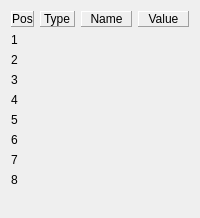
     <widget class="QWidget" name="tabRotarySwitches">
      <attribute name="title">
       <string>Rotary Switches</string>
      </attribute>
      <layout class="QGridLayout" name="grid_tabRotarySwitches" rowstretch="0,10,10,10,10,10,10,10,10,40" columnstretch="5,5,40,40">
       <item row="0" column="0">
        <widget class="QLabel" name="rota_label_104">
         <property name="frameShape">
          <enum>QFrame::Panel</enum>
         </property>
         <property name="frameShadow">
          <enum>QFrame::Raised</enum>
         </property>
         <property name="midLineWidth">
          <number>0</number>
         </property>
         <property name="text">
          <string>Pos</string>
         </property>
         <property name="alignment">
          <set>Qt::AlignCenter</set>
         </property>
         <property name="margin">
          <number>3</number>
         </property>
        </widget>
       </item>
       <item row="0" column="1">
        <widget class="QLabel" name="rota_label_119">
         <property name="frameShape">
          <enum>QFrame::Panel</enum>
         </property>
         <property name="frameShadow">
          <enum>QFrame::Raised</enum>
         </property>
         <property name="text">
          <string>Type</string>
         </property>
        </widget>
       </item>
       <item row="0" column="2">
        <widget class="QLabel" name="rota_label_109">
         <property name="frameShape">
          <enum>QFrame::Panel</enum>
         </property>
         <property name="frameShadow">
          <enum>QFrame::Raised</enum>
         </property>
         <property name="midLineWidth">
          <number>0</number>
         </property>
         <property name="text">
          <string>Name</string>
         </property>
         <property name="alignment">
          <set>Qt::AlignCenter</set>
         </property>
         <property name="margin">
          <number>3</number>
         </property>
        </widget>
       </item>
       <item row="0" column="3">
        <widget class="QLabel" name="rota_label_110">
         <property name="frameShape">
          <enum>QFrame::Panel</enum>
         </property>
         <property name="frameShadow">
          <enum>QFrame::Raised</enum>
         </property>
         <property name="midLineWidth">
          <number>0</number>
         </property>
         <property name="text">
          <string>Value</string>
         </property>
         <property name="scaledContents">
          <bool>false</bool>
         </property>
         <property name="alignment">
          <set>Qt::AlignCenter</set>
         </property>
         <property name="margin">
          <number>3</number>
         </property>
        </widget>
       </item>
       <item row="1" column="0">
        <widget class="QLabel" name="rota_label_111">
         <property name="text">
          <string notr="true">1</string>
         </property>
        </widget>
       </item>
       <item row="2" column="0">
        <widget class="QLabel" name="rota_label_112">
         <property name="text">
          <string notr="true">2</string>
         </property>
        </widget>
       </item>
       <item row="3" column="0">
        <widget class="QLabel" name="rota_label_113">
         <property name="text">
          <string notr="true">3</string>
         </property>
        </widget>
       </item>
       <item row="4" column="0">
        <widget class="QLabel" name="rota_label_114">
         <property name="text">
          <string>4</string>
         </property>
        </widget>
       </item>
       <item row="5" column="0">
        <widget class="QLabel" name="rota_label_115">
         <property name="text">
          <string>5</string>
         </property>
        </widget>
       </item>
       <item row="6" column="0">
        <widget class="QLabel" name="rota_label_116">
         <property name="text">
          <string>6</string>
         </property>
        </widget>
       </item>
       <item row="7" column="0">
        <widget class="QLabel" name="rota_label_105">
         <property name="text">
          <string>7</string>
         </property>
        </widget>
       </item>
       <item row="8" column="0">
        <widget class="QLabel" name="rota_label_117">
         <property name="text">
          <string>8</string>
         </property>
        </widget>
       </item>
       <item row="9" column="0">
        <widget class="QLabel" name="rota_label_118">
         <property name="text">
          <string/>
         </property>
        </widget>
       </item>
      </layout>
     </widget>
